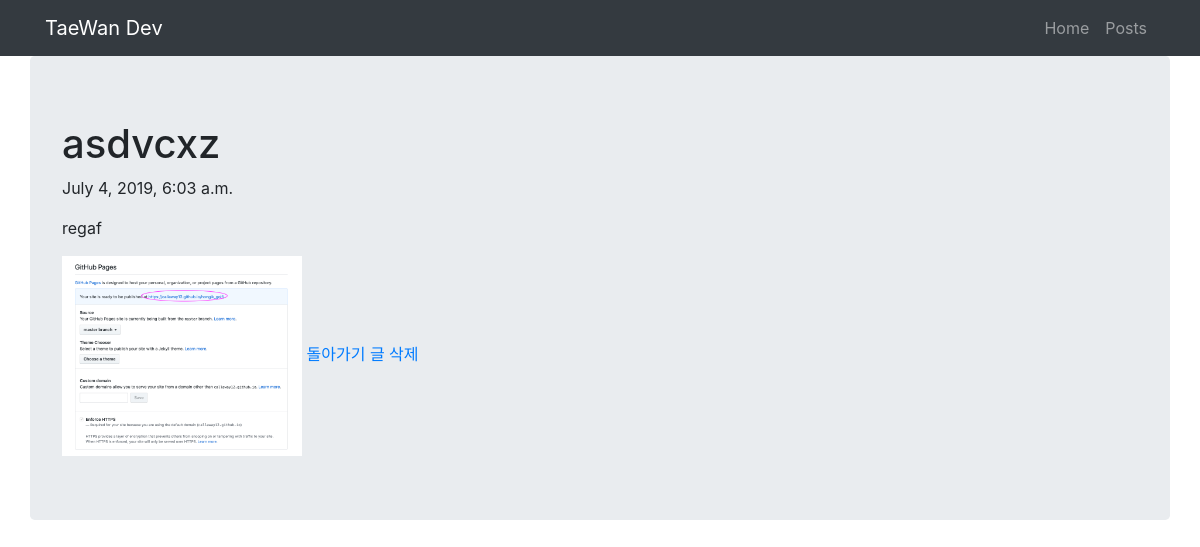
The app's page /post/2/ with its own data.
### blogweb/models.py (models this page shows, shortened)
class Post(models.Model):
    title = models.CharField(max_length=200)
    pub_date = models.DateTimeField('date published')
    body = models.TextField()
    pic = models.ImageField(upload_to='images/', blank=True)

### blogweb/views.py (the view)
# urls.py: path('post/<int:post_id>/', blogweb.views.detail, name='detail'),
def detail(request, post_id):
    post_detail = get_object_or_404(Post, pk=post_id)
    return render(request, 'detail.html', {'post': post_detail})

### blogweb/templates/detail.html (shortened to what this page needs)
<!DOCTYPE html>
<html lang="en">
<head>
    <link rel="stylesheet" href="https://stackpath.bootstrapcdn.com/bootstrap/4.1.3/css/bootstrap.min.css"
>
</head>
<body>
        <nav class="navbar navbar-expand-lg navbar-dark bg-dark tw_nav">
                <div class="container">
                    <a class="navbar-brand" href="{% url 'home' %}">TaeWan Dev</a>
                    <div class="collapse navbar-collapse" id="navbarNavAltMarkup">
                        <div class="navbar-nav ml-auto">
                            <a class="nav-item nav-link" href="{% url 'home' %}">Home</span></a>
                            <a class="nav-item nav-link" href="{% url 'post' %}">Posts</a>
                        </div>
                    </div>
                </div>
            </nav>
    <div class="container jumbotron">
        <h1>{{ post.title }}</h1>
        <p>{{ post.pub_date }}</p>
        <p>{{ post.body }}</p>
        {% if post.pic %}
        <img src="{{ post.pic.url }}" width="240px" alt="">
        {% endif %}
        <a href="{% url 'post' %}">돌아가기</a>
        <a href="{% url 'delete' post.id%}">글 삭제</a>
    </div>
</body>
</html>

### records on screen
Post: title "asdvcxz", pub_date "July 4, 2019, 6:03 a.m.", body "regaf", pic (picture)
